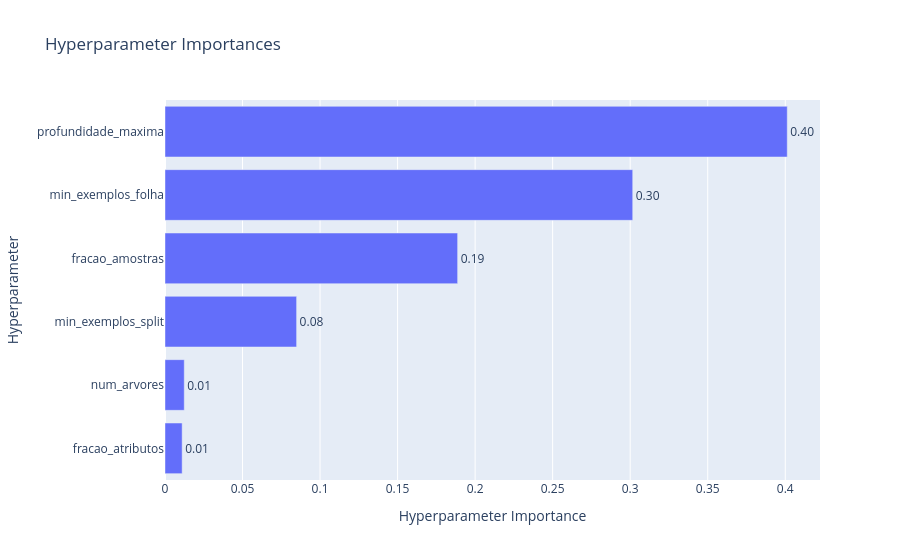

Notebook code cell kept with this figure:
### Markdown cell above
O gráfico do histórico acima mostra que o melhor RMSE médio de validação cruzada caiu de forma rápida nas primeiras tentativas (de cerca de $16\ K$ para $15.3\ K$ na tentativa $4$ e $15.1\ K$ na tentativa $24$), permaneceu praticamente linear até a tentativa $84$ e teve pequenos ganhos finais, menores que um décimo de $K$. Diferentemente do algoritmo 2 que mostrou uma dispersão significativa entre as últimas tentativas, o algoritmo da floresta apresentou um dispersão bem menor.

### Code cell
vis.plot_param_importances(estudo_floresta)

### Figure 1 — Plotly figure (JSON) as saved in the notebook; plotly's stock layout.template omitted (floating-point values rounded to 4 significant figures)
{"data": [{"cliponaxis": false, "hovertemplate": ["fracao_atributos (FloatDistribution): 0.011060342463192197<extra></extra>", "num_arvores (IntDistribution): 0.012413936969916946<extra></extra>", "min_exemplos_split (IntDistribution): 0.08487664408776496<extra></extra>", "fracao_amostras (FloatDistribution): 0.18872113541640934<extra></extra>", "min_exemplos_folha (IntDistribution): 0.301635624473663<extra></extra>", "profundidade_maxima (IntDistribution): 0.4012923165890537<extra></extra>"], "name": "Objective Value", "orientation": "h", "text": ["0.01", "0.01", "0.08", "0.19", "0.30", "0.40"], "textposition": "outside", "type": "bar", "x": [0.01106, 0.01241, 0.08488, 0.1887, 0.3016, 0.4013], "y": ["fracao_atributos", "num_arvores", "min_exemplos_split", "fracao_amostras", "min_exemplos_folha", "profundidade_maxima"]}], "layout": {"title": {"text": "Hyperparameter Importances"}, "xaxis": {"title": {"text": "Hyperparameter Importance"}}, "yaxis": {"title": {"text": "Hyperparameter"}}}}
